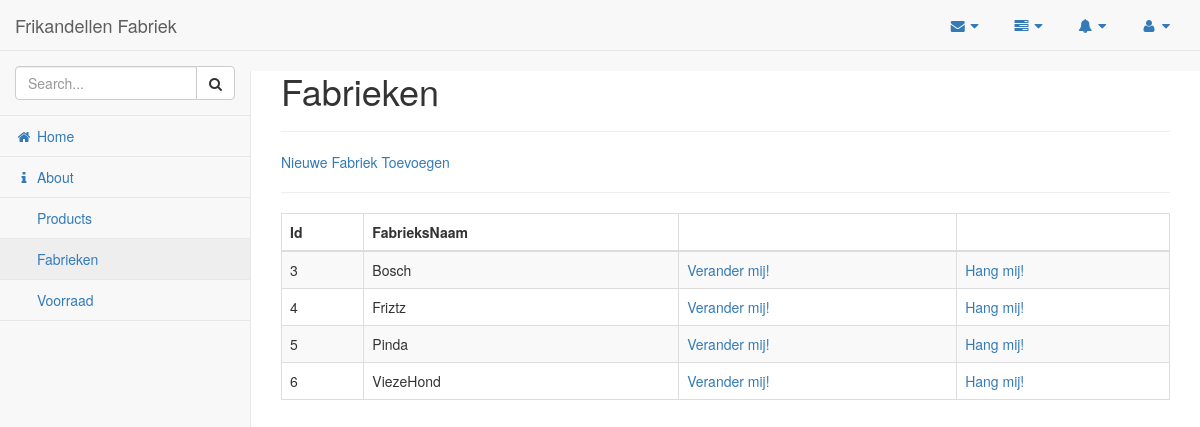
/Jaar3/ExamenTest/index.php?controller=fabrieken&action=overview, run on the app's committed database.
### tables this page shows
CREATE TABLE `fabriek` (
  `fabriek_id` int(11) NOT NULL,
  `naam` varchar(50) NOT NULL
);

### Jaar3/ExamenTest/libs/functions.php (called while the page is built, shortened)
<?php
function loadView($path , $vars = [])
{
	$viewPath = APP_PATH . '/views/' . $path . '.php';
	extract($vars);
	include $viewPath;
}
?>

### Jaar3/ExamenTest/controllers/FabriekenController.php (called while the page is built, shortened)
<?php
class FabriekenController{
  private $FabriekenModel;
  public function __construct(){
    require_once(APP_PATH . '/models/FabriekenModel.php');
    $this->FabriekenModel = new FabriekenModel();
  }
public function overview(){
  $fabriek = $this->FabriekenModel->getAll();
  loadView('fabrieken/overview', ['fabriek' => $fabriek]);
}
}
?>

### Jaar3/ExamenTest/models/FabriekenModel.php (called while the page is built, shortened)
<?php
class FabriekenModel
{
	public function getAll()
	{
		$conn  = getDbConnection();
		$stmt = $conn->prepare("SELECT * FROM fabriek");
		$stmt->execute();
		$arr = $stmt->fetchAll(PDO::FETCH_OBJ);
		return $arr;
	}
}
?>

### Jaar3/ExamenTest/views/fabrieken/overview.php (the view)
<h1>Fabrieken</h1>
<hr>
<p><a href='index.php?controller=Fabrieken&action=addForm'>Nieuwe Fabriek Toevoegen</a></p>
<hr>
<table class='table table-striped table-bordered table-hover'>
	<thead>
		<tr>
			<th>Id</th>
			<th>FabrieksNaam</th>
			<th></th>
			<th></th>
		</tr>
	</thead>
	<tbody>
		<?php foreach ($fabriek as $row): ?>
		<tr>
			<td><?php echo $row->fabriek_id ?></td>
			<td><?php echo $row->naam ?></td>
			<td><a href='index.php?controller=fabrieken&action=update&id=<?php echo $row->fabriek_id ?>&name=<?php echo $row->naam?>'>Verander mij!</a></td>
			<td><a href='index.php?controller=fabrieken&action=delete&id=<?php echo $row->fabriek_id ?>'>Hang mij!</a></td>
		</tr>
		<?php endforeach; ?>
	</tbody>
</table>

### data on the page
fabriek: fabriek_id "3", naam "Bosch"
fabriek: fabriek_id "4", naam "Friztz"
fabriek: fabriek_id "5", naam "Pinda"
fabriek: fabriek_id "6", naam "ViezeHond"
